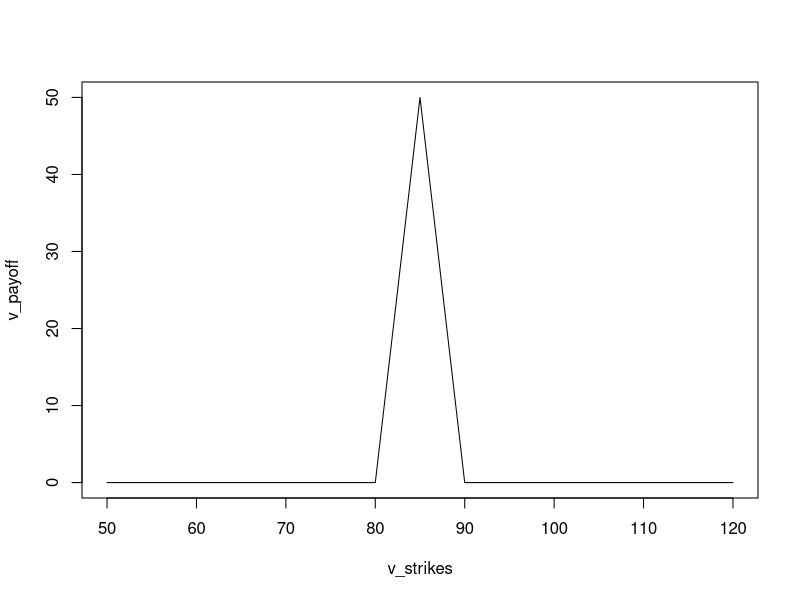

Write R code to recreate this figure.
CallPayoff = function(ST, K, is_long=TRUE) {
  if(is_long)
    payoff = pmax(ST-K, 0)
  else
    payoff = K-ST
  return(payoff)
}



ButterflyPayoff = function(ST, K1, K2) {
  #  BUTTERFLY
  #       1. J Long positions in a Call option with a Strike Price K1.
  #       2. H Long positions in a Call option with a Strike Price K2.
  #       3. J + H Short positions in a Call option with a Strike Price "K".
  #           Strike price "K" is a Linear Convex combination of K 1 and K 2 :
  #             "K" = w * K1 + (1 - w) K2, w tra [0, 1] ,    where w = J / J+H
  #       All options are written on the same underlying and they have the same maturity T.

  #       The payoff is: PIT (Butterfly) =
  #                 J max {ST - K1 ; 0} - (J + H) max{ST - "K"; 0} + H max {ST - K2 ; 0}

  J = H = 10
  w = J / (J+H)
  K = w * K1 + (1 - w) * K2
  payoff = J * pmax(ST-K1,0) - (J+H) * pmax(ST-K, 0) + H*pmax(ST-K2, 0)
  return (payoff)
}


ButterflyChart = function(K1, K2, MIN=0, MAX=200) {
  v_payoff = c()
  v_strikes = c()
  for (ST in MIN:MAX){
    payoff = ButterflyPayoff(ST, K1, K2)
    v_payoff[ST] = payoff
    v_strikes[ST] = ST
  }
  #print('   MIN:MAX', length(MIN:MAX), '   v_payoff', length(v_payoff))
  plot(x=v_strikes, y=v_payoff, type="l")
}

# Payoff of a Call Option
CallPayoff(ST=100, K=20)

# Payoff of a Buttefly Strategy
ButterflyChart(K1=80,K2=90, MIN=50, MAX=120)
